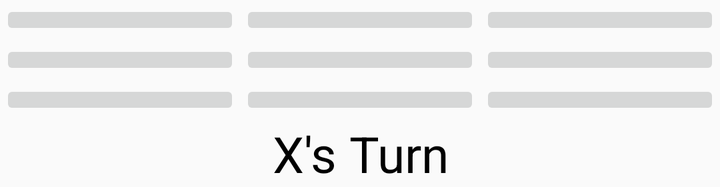
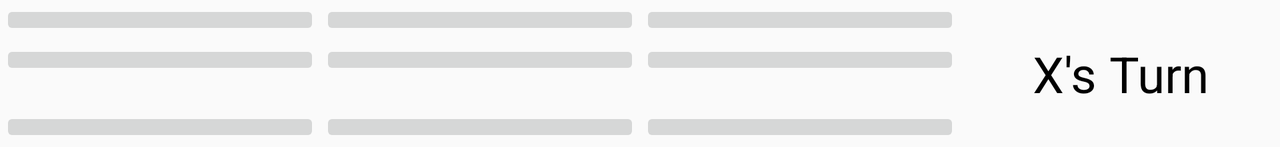

One screen, two layout resources from the same app: the default and the repository's alternative for another configuration. Each is rendered where Android would select it; the XML of both is given below.
<!-- AndroidManifest.xml: application theme AppTheme -->
<!-- res/layout/activity_game_board.xml -->
<?xml version="1.0" encoding="utf-8"?>
<LinearLayout xmlns:android="http://schemas.android.com/apk/res/android"
    android:layout_width="match_parent"
    android:layout_height="wrap_content"
    android:orientation="vertical"
    android:weightSum="5"
    android:layout_gravity="center">

    <LinearLayout
        android:layout_width="fill_parent"
        android:layout_height="wrap_content"
        android:orientation="horizontal"
        android:weightSum="3"
        android:layout_weight="1">

        
        <LinearLayout
            android:layout_width="0dp"
            android:layout_height="wrap_content"
            android:layout_weight="1"
            android:orientation="vertical"
            android:background="@drawable/blank">
            <ImageButton
                android:id="@+id/button00"
                android:layout_width="match_parent"
                android:layout_height="match_parent"/>
        </LinearLayout>

        <LinearLayout
            android:layout_width="0dp"
            android:layout_height="wrap_content"
            android:layout_weight="1"
            android:orientation="vertical"
            android:background="@drawable/blank">
            <ImageButton
                android:id="@+id/button01"
                android:layout_width="match_parent"
                android:layout_height="match_parent"/>
        </LinearLayout>

        <LinearLayout
            android:layout_width="0dp"
            android:layout_height="wrap_content"
            android:layout_weight="1"
            android:orientation="vertical"
            android:background="@drawable/blank">
            <ImageButton
                android:id="@+id/button02"
                android:layout_width="match_parent"
                android:layout_height="match_parent"/>
        </LinearLayout>
    </LinearLayout>
    <LinearLayout
        android:layout_width="fill_parent"
        android:layout_height="wrap_content"
        android:orientation="horizontal"
        android:weightSum="3"
        android:layout_weight="1">

        
        <LinearLayout
            android:layout_width="0dp"
            android:layout_height="wrap_content"
            android:layout_weight="1"
            android:orientation="vertical" >
            <ImageButton
                android:id="@+id/button10"
                android:layout_width="match_parent"
                android:layout_height="match_parent"/>
        </LinearLayout>
        <LinearLayout
            android:layout_width="0dp"
            android:layout_height="wrap_content"
            android:layout_weight="1"
            android:orientation="vertical" >
            <ImageButton
                android:id="@+id/button11"
                android:layout_width="match_parent"
                android:layout_height="match_parent"/>
        </LinearLayout>
        <LinearLayout
            android:layout_width="0dp"
            android:layout_height="wrap_content"
            android:layout_weight="1"
            android:orientation="vertical" >
            <ImageButton
                android:id="@+id/button12"
                android:layout_width="match_parent"
                android:layout_height="match_parent"/>
        </LinearLayout>
    </LinearLayout>
    <LinearLayout
        android:layout_width="fill_parent"
        android:layout_height="wrap_content"
        android:orientation="horizontal"
        android:weightSum="3"
        android:layout_weight="1">

        
        <LinearLayout
            android:layout_width="0dp"
            android:layout_height="wrap_content"
            android:layout_weight="1"
            android:orientation="vertical" >
            <ImageButton
                android:id="@+id/button20"
                android:layout_width="match_parent"
                android:layout_height="match_parent"/>
        </LinearLayout>
        <LinearLayout
            android:layout_width="0dp"
            android:layout_height="wrap_content"
            android:layout_weight="1"
            android:orientation="vertical" >
            <ImageButton
                android:id="@+id/button21"
                android:layout_width="match_parent"
                android:layout_height="match_parent"/>
        </LinearLayout>
        <LinearLayout
            android:layout_width="0dp"
            android:layout_height="wrap_content"
            android:layout_weight="1"
            android:orientation="vertical" >
            <ImageButton
                android:id="@+id/button22"
                android:layout_width="match_parent"
                android:layout_height="match_parent"/>
        </LinearLayout>
    </LinearLayout>

    
    <LinearLayout
        android:layout_width="fill_parent"
        android:layout_height="wrap_content"
        android:orientation="horizontal"
        android:weightSum="1"
        android:layout_weight="2">
        <TextView
            android:id="@+id/textViewGameInfo"
            android:layout_width="match_parent"
            android:layout_height="wrap_content"
            android:text="@string/x_turn"
            android:textAlignment="center"
            android:textColor="#000000"/>
    </LinearLayout>
</LinearLayout>
<!-- resources referenced by this layout -->
<resources>
  <string name="x_turn">X\'s Turn</string>
  <style name="AppTheme" parent="Theme.AppCompat.Light.DarkActionBar">
          
          <item name="colorPrimary">@color/colorPrimary</item>
          <item name="colorPrimaryDark">@color/colorPrimaryDark</item>
          <item name="colorAccent">@color/colorAccent</item>
          <item name="buttonStyle">@style/menuButtons</item>
          <item name="android:textViewStyle">@style/textView</item>
          <item name="imageButtonStyle">@style/imageButtons</item>
      </style>
  <style name="menuButtons" parent="Widget.AppCompat.Button">
          <item name="android:textSize">25dp</item>
      </style>
  <style name="textView" parent="Widget.AppCompat.TextView">
          <item name="android:textSize">25dp</item>
      </style>
  <style name="imageButtons" parent="Widget.AppCompat.ImageButton">
          <item name="android:scaleType">fitCenter</item>
      </style>
</resources>
<!-- res/layout-land/activity_game_board.xml (the repository's variant of the layout above) -->
<!-- drawn on the phone turned sideways -->
<?xml version="1.0" encoding="utf-8"?>
<LinearLayout xmlns:android="http://schemas.android.com/apk/res/android"
    android:layout_width="match_parent"
    android:layout_height="wrap_content"
    android:orientation="vertical"
    android:weightSum="3">

    <LinearLayout
        android:layout_width="fill_parent"
        android:layout_height="wrap_content"
        android:orientation="horizontal"
        android:weightSum="4"
        android:layout_weight="1">

        

        <LinearLayout
            android:layout_width="0dp"
            android:layout_height="wrap_content"
            android:layout_weight="1"
            android:orientation="vertical" >

            <ImageButton
                android:id="@+id/button00"
                android:layout_width="match_parent"
                android:layout_height="match_parent"/>
        </LinearLayout>
        <LinearLayout
            android:layout_width="0dp"
            android:layout_height="wrap_content"
            android:layout_weight="1"
            android:orientation="vertical" >
            <ImageButton
                android:id="@+id/button01"
                android:layout_width="match_parent"
                android:layout_height="match_parent"/>
        </LinearLayout>
        <LinearLayout
            android:layout_width="0dp"
            android:layout_height="wrap_content"
            android:layout_weight="1"
            android:orientation="vertical" >
            <ImageButton
                android:id="@+id/button02"
                android:layout_width="match_parent"
                android:layout_height="match_parent"/>
        </LinearLayout>
    </LinearLayout>

    <LinearLayout
        android:layout_width="fill_parent"
        android:layout_height="wrap_content"
        android:orientation="horizontal"
        android:weightSum="4"
        android:layout_weight="1">

        

        <LinearLayout
            android:layout_width="0dp"
            android:layout_height="wrap_content"
            android:layout_weight="1"
            android:orientation="vertical" >
            <ImageButton
                android:id="@+id/button10"
                android:layout_width="match_parent"
                android:layout_height="match_parent"/>
        </LinearLayout>
        <LinearLayout
            android:layout_width="0dp"
            android:layout_height="wrap_content"
            android:layout_weight="1"
            android:orientation="vertical" >
            <ImageButton
                android:id="@+id/button11"
                android:layout_width="match_parent"
                android:layout_height="match_parent"/>
        </LinearLayout>
        <LinearLayout
            android:layout_width="0dp"
            android:layout_height="wrap_content"
            android:layout_weight="1"
            android:orientation="vertical" >
            <ImageButton
                android:id="@+id/button12"
                android:layout_width="match_parent"
                android:layout_height="match_parent"/>
        </LinearLayout>
        <LinearLayout
            android:layout_width="0dp"
            android:layout_height="wrap_content"
            android:orientation="vertical"
            android:layout_weight="1"
            android:layout_gravity="center">
            <TextView
                android:id="@+id/textViewGameInfo"
                android:layout_width="match_parent"
                android:layout_height="wrap_content"
                android:text="@string/x_turn"
                android:textAlignment="center"
                android:textColor="#000000"/>
        </LinearLayout>
    </LinearLayout>

    <LinearLayout
        android:layout_width="fill_parent"
        android:layout_height="wrap_content"
        android:orientation="horizontal"
        android:weightSum="4"
        android:layout_weight="1">

        

        <LinearLayout
            android:layout_width="0dp"
            android:layout_height="wrap_content"
            android:layout_weight="1"
            android:orientation="vertical" >
            <ImageButton
                android:id="@+id/button20"
                android:layout_width="match_parent"
                android:layout_height="match_parent"/>
        </LinearLayout>
        <LinearLayout
            android:layout_width="0dp"
            android:layout_height="wrap_content"
            android:layout_weight="1"
            android:orientation="vertical" >
            <ImageButton
                android:id="@+id/button21"
                android:layout_width="match_parent"
                android:layout_height="match_parent"/>
        </LinearLayout>
        <LinearLayout
            android:layout_width="0dp"
            android:layout_height="wrap_content"
            android:layout_weight="1"
            android:orientation="vertical" >
            <ImageButton
                android:id="@+id/button22"
                android:layout_width="match_parent"
                android:layout_height="match_parent"/>
        </LinearLayout>
    </LinearLayout>
</LinearLayout>
